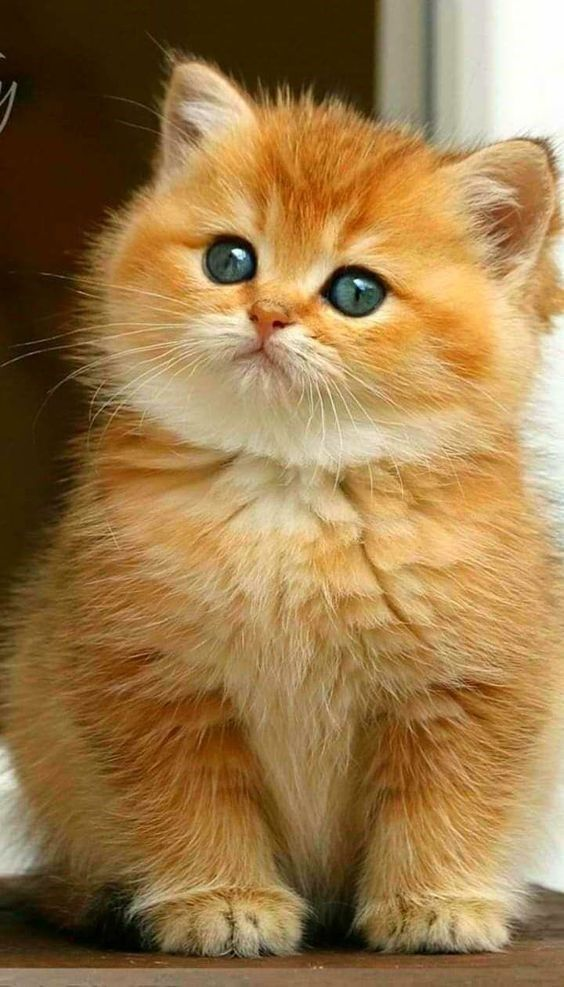
#> input picture lecture-5:neural-networks/CNN/Images/cat.jpg, 564 x 987 px
$ python part2.py
#> lines starting #> are read from the running program, lines starting #| are printed output that depends on the picture
import cv2 as cv
import os
import numpy as np
import matplotlib.pyplot as plt


# [41 lines left out: functions pureColors, bgrChannelGrayScale, not called in this run]

def bgrChannelColor():
    root = os.getcwd()
    imgPath = os.path.join(root, 'Images/cat.jpg')
    img =cv.imread(imgPath)
#> img is the input picture: shape (987, 564, 3); mean B, G, R 73.8, 121, 154.4

    b,g,r = cv.split(img)
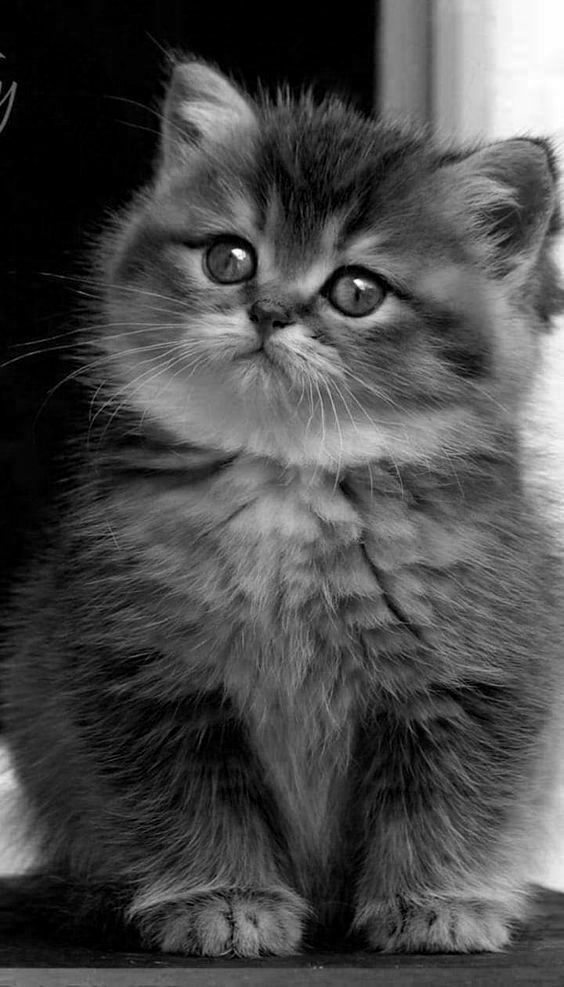
#> b: shape (987, 564); min 0, max 255, mean 73.8
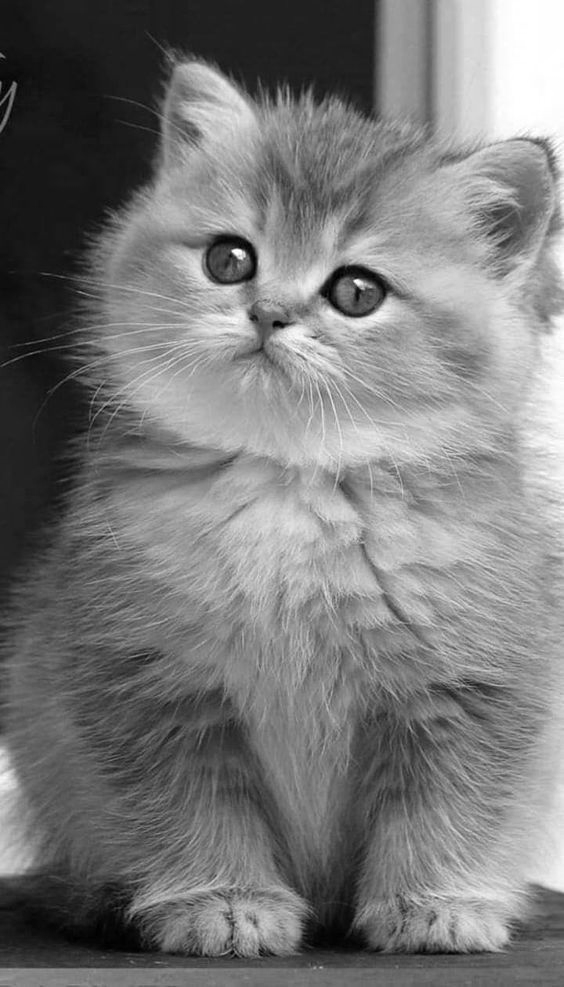
#> g: shape (987, 564); min 0, max 255, mean 121
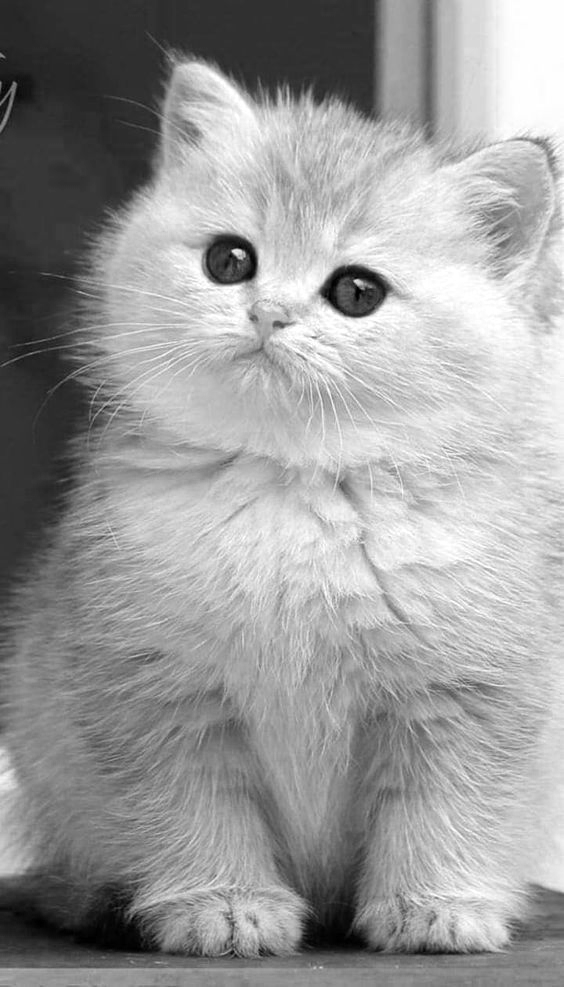
#> r: shape (987, 564); min 0, max 255, mean 154.4
    zeros = np.zeros_like(b)
    blueImage = cv.merge((b,zeros,zeros))
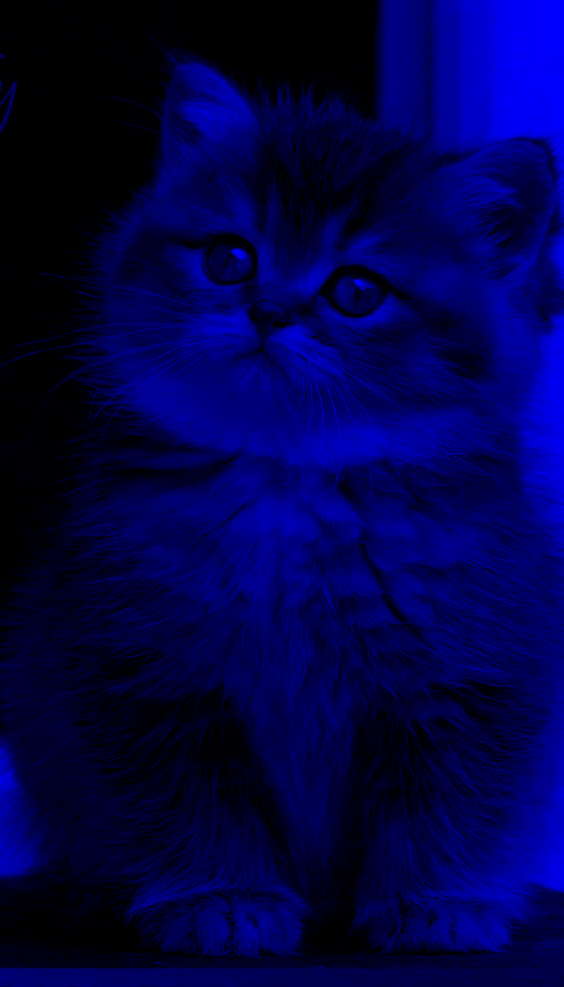
#> blueImage: shape (987, 564, 3); mean of channels 0, 1, 2 73.8, 0, 0; drawn as B, G, R
    greenImage = cv.merge((zeros,g, zeros))
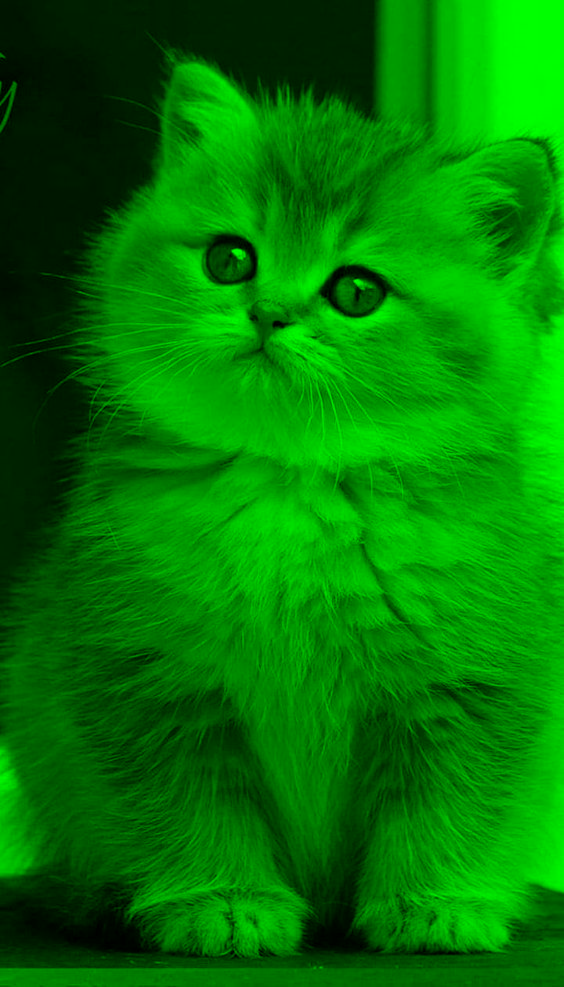
#> greenImage: shape (987, 564, 3); mean of channels 0, 1, 2 0, 121, 0; drawn as B, G, R
    redImage = cv.merge((zeros, zeros, r))
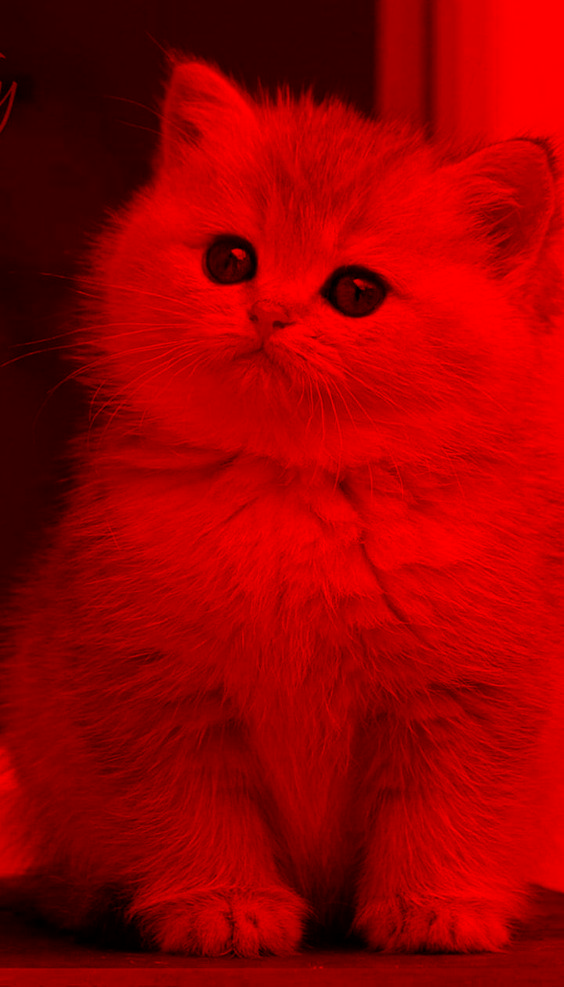
#> redImage: shape (987, 564, 3); mean of channels 0, 1, 2 0, 0, 154.4; drawn as B, G, R

    plt.figure()
    plt.subplot(2,3,1)
    plt.imshow(blueImage)

    plt.subplot(2,3,2)
    plt.imshow(greenImage)

    plt.subplot(2,3,3)
    plt.imshow(redImage)
    plt.show()


# Gray scale is used to reduce the amount of data
# Grayscale pixel = 0.299R + 0.587G + 0.114B
# [35 lines left out: functions grayscale, hsvColorSegmentation, not called in this run]


if __name__ == "__main__":
    # pureColors()
    # bgrChannelGrayScale()
    bgrChannelColor()
    # grayscale()
    # hsvColorSegmentation()

$ run again, with lecture-5:neural-networks/CNN/Images/image2.jpg copied over lecture-5:neural-networks/CNN/Images/cat.jpg
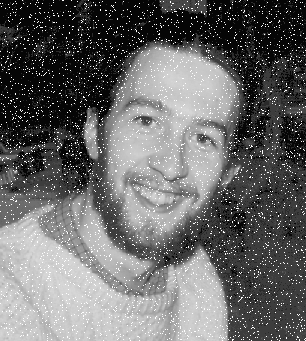
#> input picture lecture-5:neural-networks/CNN/Images/image2.jpg, 306 x 341 px
#> in bgrChannelColor, img is the input picture: shape (341, 306, 3); min 6, max 255, mean 104.1
#> in bgrChannelColor, `redImage = cv.merge((zeros, zeros, r))`:
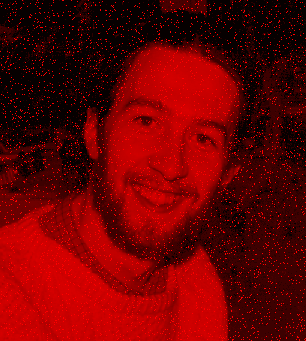
#> redImage: shape (341, 306, 3); mean of channels 0, 1, 2 0, 0, 104.1; drawn as B, G, R
#> in bgrChannelColor, `plt.show()`:
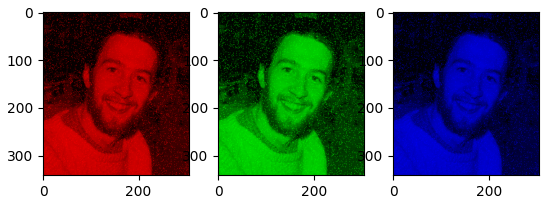
#> figure drawn by matplotlib, 3 panels
